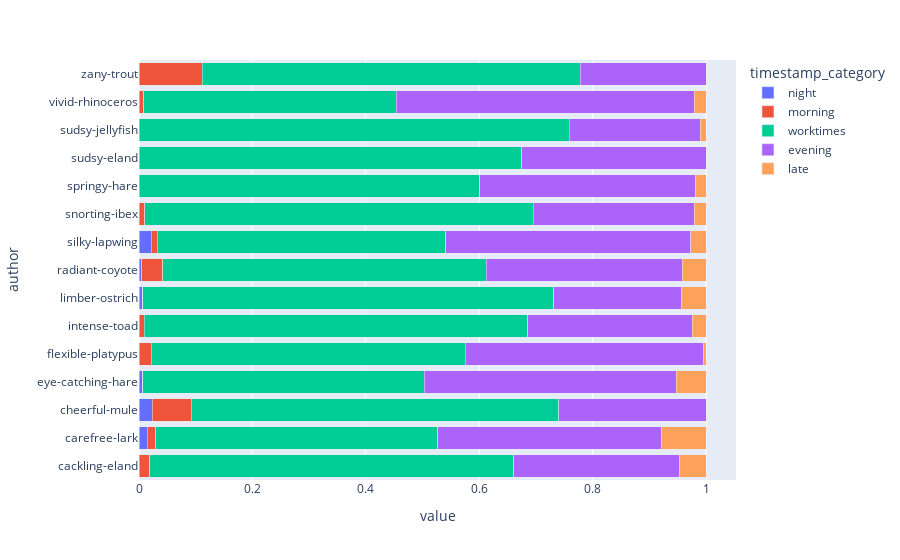

Source (notebook cell):
### Code cell
import plotly.express as px

fig = px.bar(
    p4_filtered, y="author", x="value", color="timestamp_category", barmode="stack"
)
fig.show()

### Figure 1 — Plotly figure (JSON) as saved in the notebook; plotly's stock layout.template omitted (floating-point values rounded to 4 significant figures)
{"data": [{"hovertemplate": "timestamp_category=night<br>value=%{x}<br>author=%{y}<extra></extra>", "legendgroup": "night", "marker": {"color": "#636efa", "pattern": {"shape": ""}}, "name": "night", "orientation": "h", "showlegend": true, "textposition": "auto", "type": "bar", "x": [0.0, 0.01478, 0.02312, 0.006623, 0.0, 0.0, 0.00625, 0.005236, 0.02162, 0.0, 0.0, 0.0, 0.0, 0.0, 0.0], "xaxis": "x", "y": ["cackling-eland", "carefree-lark", "cheerful-mule", "eye-catching-hare", "flexible-platypus", "intense-toad", "limber-ostrich", "radiant-coyote", "silky-lapwing", "snorting-ibex", "springy-hare", "sudsy-eland", "sudsy-jellyfish", "vivid-rhinoceros", "zany-trout"], "yaxis": "y"}, {"hovertemplate": "timestamp_category=morning<br>value=%{x}<br>author=%{y}<extra></extra>", "legendgroup": "morning", "marker": {"color": "#EF553B", "pattern": {"shape": ""}}, "name": "morning", "orientation": "h", "showlegend": true, "textposition": "auto", "type": "bar", "x": [0.01887, 0.01478, 0.06936, 0.0, 0.02151, 0.008951, 0.0, 0.03665, 0.01081, 0.01053, 0.0, 0.0, 0.0, 0.008475, 0.1111], "xaxis": "x", "y": ["cackling-eland", "carefree-lark", "cheerful-mule", "eye-catching-hare", "flexible-platypus", "intense-toad", "limber-ostrich", "radiant-coyote", "silky-lapwing", "snorting-ibex", "springy-hare", "sudsy-eland", "sudsy-jellyfish", "vivid-rhinoceros", "zany-trout"], "yaxis": "y"}, {"hovertemplate": "timestamp_category=worktimes<br>value=%{x}<br>author=%{y}<extra></extra>", "legendgroup": "worktimes", "marker": {"color": "#00cc96", "pattern": {"shape": ""}}, "name": "worktimes", "orientation": "h", "showlegend": true, "textposition": "auto", "type": "bar", "x": [0.6415, 0.4975, 0.6474, 0.4967, 0.5538, 0.6765, 0.725, 0.5707, 0.5081, 0.6842, 0.6007, 0.675, 0.759, 0.4449, 0.6667], "xaxis": "x", "y": ["cackling-eland", "carefree-lark", "cheerful-mule", "eye-catching-hare", "flexible-platypus", "intense-toad", "limber-ostrich", "radiant-coyote", "silky-lapwing", "snorting-ibex", "springy-hare", "sudsy-eland", "sudsy-jellyfish", "vivid-rhinoceros", "zany-trout"], "yaxis": "y"}, {"hovertemplate": "timestamp_category=evening<br>value=%{x}<br>author=%{y}<extra></extra>", "legendgroup": "evening", "marker": {"color": "#ab63fa", "pattern": {"shape": ""}}, "name": "evening", "orientation": "h", "showlegend": true, "textposition": "auto", "type": "bar", "x": [0.2925, 0.3941, 0.2601, 0.4437, 0.4194, 0.2903, 0.225, 0.3455, 0.4324, 0.2842, 0.381, 0.325, 0.2308, 0.5254, 0.2222], "xaxis": "x", "y": ["cackling-eland", "carefree-lark", "cheerful-mule", "eye-catching-hare", "flexible-platypus", "intense-toad", "limber-ostrich", "radiant-coyote", "silky-lapwing", "snorting-ibex", "springy-hare", "sudsy-eland", "sudsy-jellyfish", "vivid-rhinoceros", "zany-trout"], "yaxis": "y"}, {"hovertemplate": "timestamp_category=late<br>value=%{x}<br>author=%{y}<extra></extra>", "legendgroup": "late", "marker": {"color": "#FFA15A", "pattern": {"shape": ""}}, "name": "late", "orientation": "h", "showlegend": true, "textposition": "auto", "type": "bar", "x": [0.04717, 0.07882, 0.0, 0.05298, 0.005376, 0.0243, 0.04375, 0.04188, 0.02703, 0.02105, 0.01832, 0.0, 0.01026, 0.02119, 0.0], "xaxis": "x", "y": ["cackling-eland", "carefree-lark", "cheerful-mule", "eye-catching-hare", "flexible-platypus", "intense-toad", "limber-ostrich", "radiant-coyote", "silky-lapwing", "snorting-ibex", "springy-hare", "sudsy-eland", "sudsy-jellyfish", "vivid-rhinoceros", "zany-trout"], "yaxis": "y"}], "layout": {"barmode": "stack", "legend": {"title": {"text": "timestamp_category"}, "tracegroupgap": 0}, "margin": {"t": 60}, "xaxis": {"anchor": "y", "domain": [0, 1], "title": {"text": "value"}}, "yaxis": {"anchor": "x", "domain": [0, 1], "title": {"text": "author"}}}}
